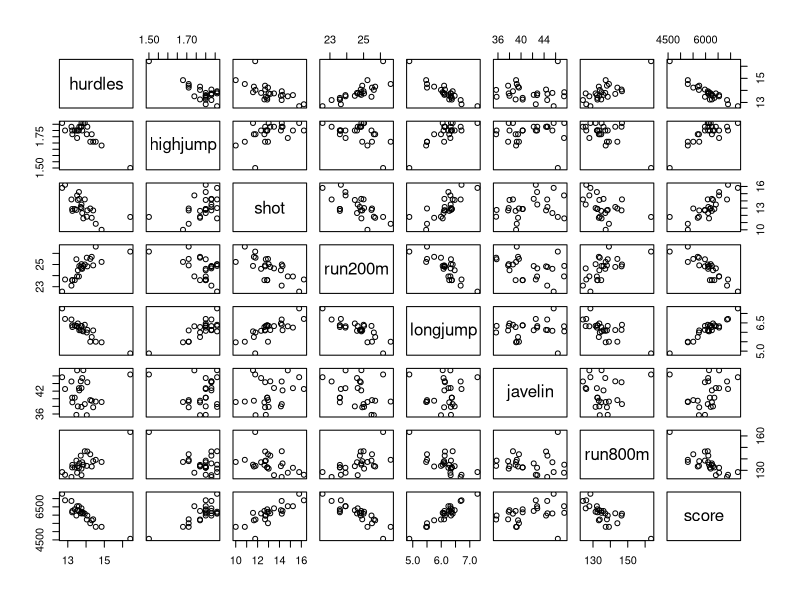

This chart was generated by the following R code:
library(HSAUR3)


### Name: heptathlon
### Title: Olympic Heptathlon Seoul 1988
### Aliases: heptathlon
### Keywords: datasets

### ** Examples


  data("heptathlon", package = "HSAUR3")
  plot(heptathlon)
